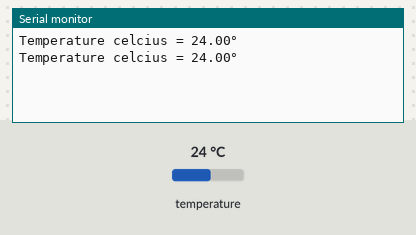
Bench run of a sketch on a simulated Arduino Uno, built with avr-gcc and run on an emulated ATmega328P. On the bench: the last lines printed to the serial monitor. Inputs (shaded band) come from the test bench; at power-on: temperature 24 °C.

Above: at 3.3 s.
3.4 s: temperature set to 12 °C
At 5.5 s:
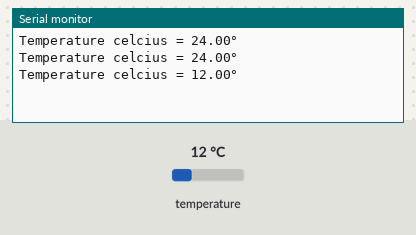
5.9 s: temperature set to 19 °C
At 6.9 s:
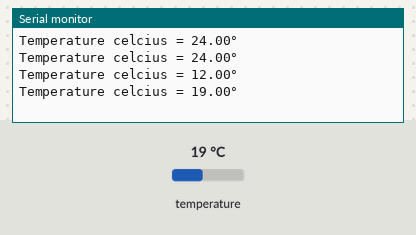
Timing chart, 0 to 8.9 s (numbered marks = the images above; inputs shaded):
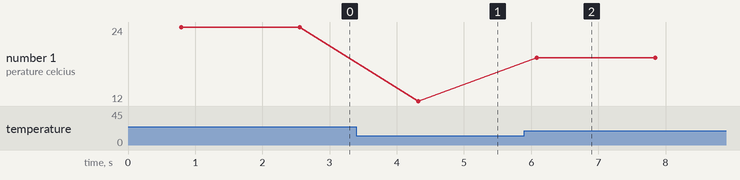

The sketch:

DS18B20.ino
```cpp
// Including DS18B20 librairies
#include <OneWire.h>
#include <DallasTemperature.h>

// Data wire is plugged into pin D1 on the ESP8266 12-E - GPIO 12
#define ONE_WIRE_BUS 2

// Setup a oneWire instance to communicate with any OneWire devices (not just Maxim/Dallas temperature ICs)
OneWire oneWire(ONE_WIRE_BUS);

// Pass our oneWire reference to Dallas Temperature.
DallasTemperature DS18B20(&oneWire);

// only runs once on boot
void setup() {
  // Initializing serial port for debugging purposes
  Serial.begin(115200);
  delay(10);
  DS18B20.begin(); // IC Default 9 bit. If you have troubles consider upping it 12. Ups the delay giving the IC more time to process the temperature measurement
}

// runs over and over again
void loop() {
	DS18B20.requestTemperatures();
	float tempC  = DS18B20.getTempCByIndex(0);
	char temperatureCString[6];
	dtostrf(tempC, 2, 2, temperatureCString);
    Serial.print("Temperature celcius = ");
    Serial.print(temperatureCString);
    Serial.println("°");
    delay(1000);
}
```

Measured:
- after the input at 3.4 s, the serial monitor: prints a new line after 0.92 s (image 1)
- after the input at 5.9 s, the serial monitor: prints a new line after 0.18 s (image 2)
- plotted number 1: 24 → 12 after the input at 3.4 s, 12 → 19 after the input at 5.9 s
